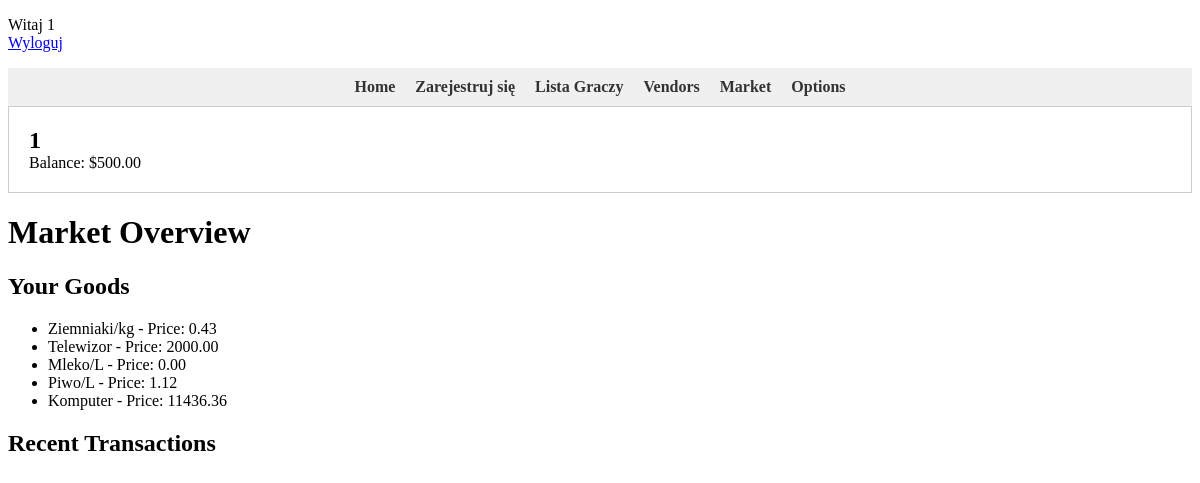
Before: /market/ (signed in) with the older database file.
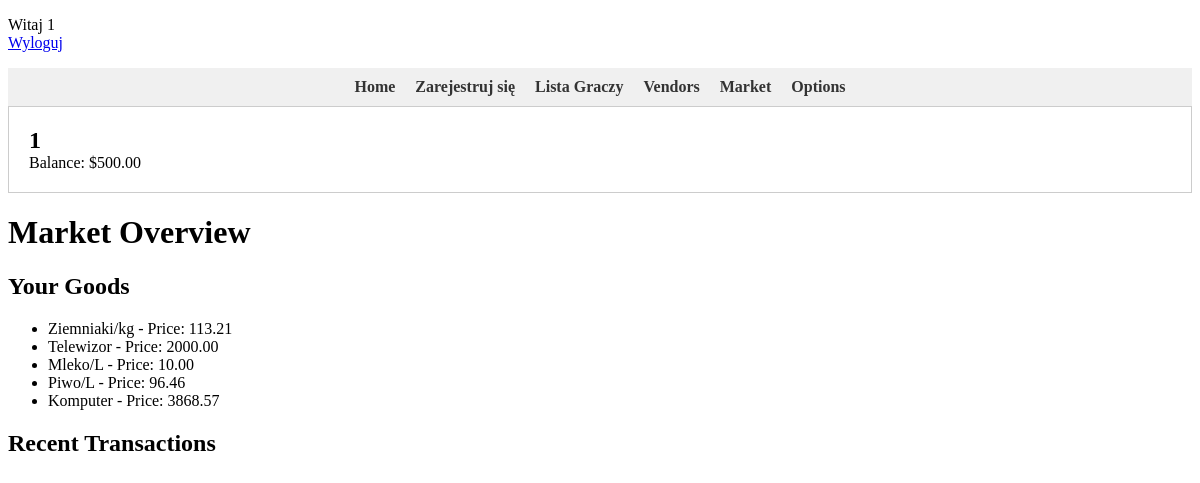
After: the same page with the newer database file.
### SimGame/models.py (models this page shows, shortened)
class Goods(models.Model):
    name = models.CharField(max_length=64)
    price = models.DecimalField(max_digits=10, decimal_places=2)
    cumulative_demand = models.IntegerField(default=0)

### SimGame/views.py (the view)
# urls.py: path('market/',views.MarketView.as_view(), name='market'),
class MarketView(LoginRequiredMixin, View):
    template_name = 'marketplace.html'
    login_url = '/login/'
    def get(self, request):
        goods_list = Goods.objects.all()
        transactions = Transaction.objects.filter(user=request.user).order_by('-date')
        context = {'goods_list': goods_list, 'transactions': transactions}
        return render(request, self.template_name, context)

### templates/marketplace.html (shortened to what this page needs)
{% extends 'base.html' %}
{% block content%}
<h1>Market Overview</h1>
<h2>Your Goods</h2>
<ul>
    {% for goodss in goods_list %}
    <li>{{ goodss.name }} - Price: {{ goodss.price }}</li>
    {% endfor %}
</ul>
<h2>Recent Transactions</h2>
{% endblock %}

Changed rows visible on the page:
changed Goods "Ziemniaki/kg": price "0.43" → "113.21"
changed Goods "Mleko/L": price "0.00" → "10.00"
changed Goods "Piwo/L": price "1.12" → "96.46"
changed Goods "Komputer": price "11436.36" → "3868.57"
